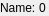
<?xml version="1.0" encoding="UTF-8"?>
<ui version="4.0">
 <class>NamedNumberWidget</class>
 <widget class="QWidget" name="NamedNumberWidget">
  <property name="geometry">
   <rect>
    <x>0</x>
    <y>0</y>
    <width>49</width>
    <height>16</height>
   </rect>
  </property>
  <property name="sizePolicy">
   <sizepolicy hsizetype="Minimum" vsizetype="Preferred">
    <horstretch>0</horstretch>
    <verstretch>0</verstretch>
   </sizepolicy>
  </property>
  <property name="windowTitle">
   <string notr="true">Form</string>
  </property>
  <layout class="QHBoxLayout" name="horizontalLayout">
   <property name="spacing">
    <number>0</number>
   </property>
   <property name="leftMargin">
    <number>0</number>
   </property>
   <property name="topMargin">
    <number>0</number>
   </property>
   <property name="rightMargin">
    <number>0</number>
   </property>
   <property name="bottomMargin">
    <number>0</number>
   </property>
   <item>
    <widget class="QLabel" name="nameLabel">
     <property name="sizePolicy">
      <sizepolicy hsizetype="Minimum" vsizetype="Preferred">
       <horstretch>0</horstretch>
       <verstretch>0</verstretch>
      </sizepolicy>
     </property>
     <property name="text">
      <string notr="true">Name: </string>
     </property>
    </widget>
   </item>
   <item>
    <widget class="QLabel" name="numberLabel">
     <property name="enabled">
      <bool>true</bool>
     </property>
     <property name="sizePolicy">
      <sizepolicy hsizetype="Minimum" vsizetype="Preferred">
       <horstretch>0</horstretch>
       <verstretch>0</verstretch>
      </sizepolicy>
     </property>
     <property name="text">
      <string notr="true">0</string>
     </property>
     <property name="alignment">
      <set>Qt::AlignLeading|Qt::AlignLeft|Qt::AlignVCenter</set>
     </property>
    </widget>
   </item>
  </layout>
 </widget>
 <resources/>
 <connections/>
</ui>
